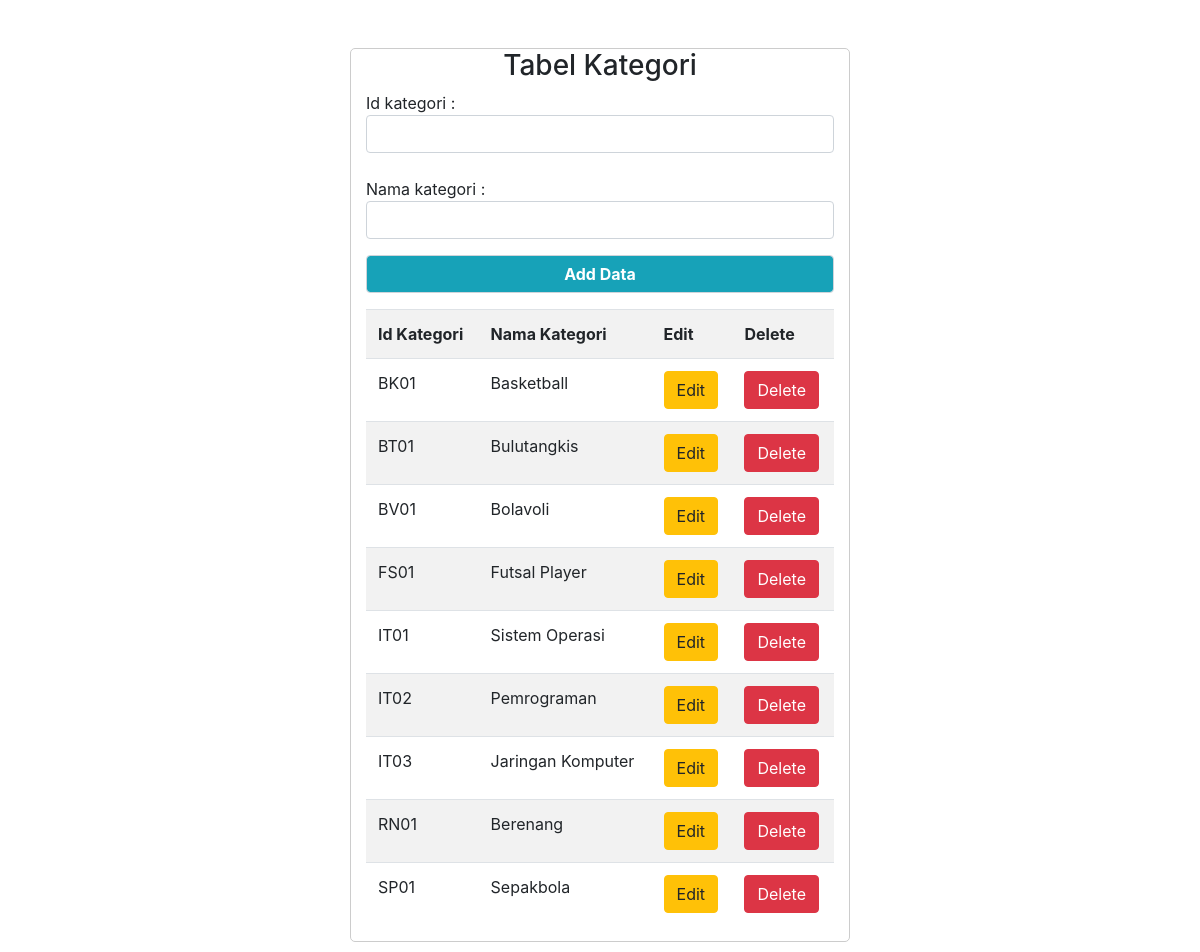
The page / on the database its author committed.
### tables this page shows
CREATE TABLE `kategori` (
  `id` int(4) NOT NULL,
  `id_kategori` char(10) NOT NULL,
  `nm_kategori` varchar(200) NOT NULL
);

### index.php (the view, shortened to what this page needs)
<?php
include 'koneksi.php';
?>
<!doctype html>
<html lang="en">
<head>
    <link rel="stylesheet" href="https://stackpath.bootstrapcdn.com/bootstrap/4.3.1/css/bootstrap.min.css">
</head>
<body>
    <div class="container box my-5">
        <form action="" name="add_kat" method="post">
            <h3 class="text-center">Tabel Kategori</h3>
            <div class="form-group">
                Id kategori :
                <input type="text" name="idkat" class="form-control"> </br>
                Nama kategori :
                <input type="text" name="nmkat" class="form-control">
            </div>
            <div class="form-group text-center">
                <input type="submit" class="form-control bg-info text-white font-weight-bold" name="btn_add" value="Add Data">
            </div>
        </form>
        <div class="table-responsive">
            <table class="table table-striped">
                <tr>
                    <th>Id Kategori</th>
                    <th>Nama Kategori</th>
                    <th>Edit</th>
                    <th>Delete</th>
                </tr>
                <?php
                $selectSql = "CALL tampilKategori()";
                $selectResult = mysqli_query($connect, $selectSql);
                if (mysqli_num_rows($selectResult) > 0) {
                    while ($row = mysqli_fetch_array($selectResult)) {
                ?>
                        <tr>
                            <td><?php echo $row["id_kategori"]; ?></td>
                            <td><?php echo $row["nm_kategori"]; ?></td>
                            <td><a href="update.php?id=<?php echo $row["id"]; ?>" class="btn btn-warning">Edit</a></td>
                            <td><a href="delete.php?id=<?php echo $row["id"]; ?>" class="btn btn-danger" onclick="return confirm('Yakin hapus data <?php echo $row["id_kategori"]; ?> ?')">Delete</a></td>
                        </tr>
                    <?php
                    }
                } else {
                    ?>
                    <tr>
                        <td colspan="3">No Data</td>
                    </tr>
                <?php
                }
                ?>
            </table>
        </div>
    </div>
</body>
</html>

### index.php (style rules this page uses)
* { margin: 0; padding: 0; }
.box { width: 500px; border: 1px solid #ccc; border-radius: 5px; }

### rows shown on the page
kategori: id_kategori "BK01", nm_kategori "Basketball"
kategori: id_kategori "BT01", nm_kategori "Bulutangkis"
kategori: id_kategori "BV01", nm_kategori "Bolavoli"
kategori: id_kategori "FS01", nm_kategori "Futsal Player"
kategori: id_kategori "IT01", nm_kategori "Sistem Operasi"
kategori: id_kategori "IT02", nm_kategori "Pemrograman"
kategori: id_kategori "IT03", nm_kategori "Jaringan Komputer"
kategori: id_kategori "RN01", nm_kategori "Berenang"
kategori: id_kategori "SP01", nm_kategori "Sepakbola"
